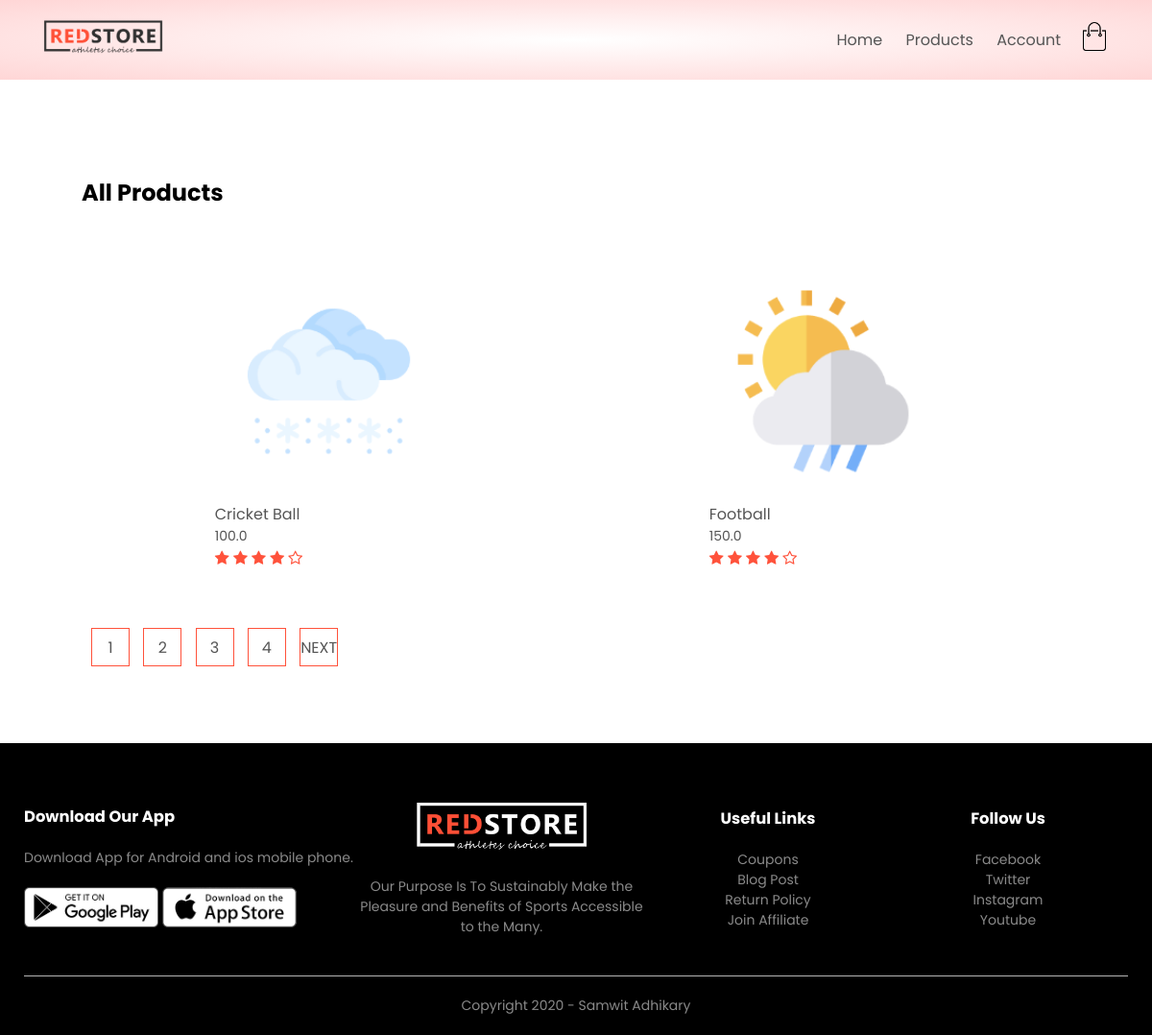
The app's page /product/ with its own data.
### Products_App/models.py (models this page shows, shortened)
class Product(models.Model):
    LIVE=1
    DELETE=0
    DELETE_CHOICES = (
                      (LIVE,'live'),
                      (DELETE,'delete'),
                     )
    title=models.CharField(max_length=200)
    description=models.TextField()
    price=models.FloatField()
    image=models.ImageField(upload_to='product_img/')
    priority=models.IntegerField(default=0)
    delete_status=models.IntegerField(choices=DELETE_CHOICES,default=LIVE)
    created_at=models.DateTimeField(auto_now_add=True)
    updated_at=models.DateTimeField(auto_now=True)

### Products_App/views.py (the view)
# urls.py: path('product/',views.product,name='product'),
def product(request):
    page_value=1
    if request.GET:
     page_value=request.GET.get('page')
    product_list=Product.objects.order_by('priority')
    paginator_obj=Paginator(product_list,2)
    product_page=paginator_obj.get_page(page_value)
    context={
        'items':product_page
            }
    return render(request,'website/product.html',context)

### Products_App/templatetags/custom_filter.py (called while the page is built)
@register.filter(name='chunk') #custom_filter
def chunks(list,chunk_size):
    chunk=[]
    i=0
    for item in list:
        chunk.append(item)
        i+=1
        if(i==chunk_size):
            yield chunk
            chunk=[]
            i=0
    if chunk:
     yield chunk

### templates/website/product.html
{% extends 'website/layout.html' %}
{% block content %}
  {% include 'website/content_split/product_content.html'%}
{% endblock %}

### templates/website/content_split/product_content.html (shortened to what this page needs)
{% load static%}
{% load custom_filter %}
    <div class="small-container">
        <div class="row row-2">
            <h2>All Products</h2>
        </div>
        {% for product in items|chunk:4 %}
        <div class="row">
            {% for data in product %}
            <div class="col-4">
                <a href="{% url 'product_details' data.id %}"><img src="{{data.image.url}}"></a>
                <h4>{{data.title}}</h4>
                <p>{{data.price}}</p>
                <div class="rating">
                    <i class="fa fa-star"></i>
                    <i class="fa fa-star"></i>
                    <i class="fa fa-star"></i>
                    <i class="fa fa-star"></i>
                    <i class="fa fa-star-o"></i>
                </div>
            </div>
            {% endfor %}
        </div>
        {% endfor %}
        <div class="page-btn">
            {% for i in items.paginator.page_range%}
            <a href="?page={{i}}"><span>{{i}}</span></a>
            {% endfor %}
            {% if items.has_next %}
        <a href="?page={{items.next_page_number}}"><span>NEXT</span></a>
        {% endif %}
        </div>
    </div>

### static/css/style.css (style rules this page uses)
* { margin: 0; padding: 0; box-sizing: border-box; }
body { font-family: 'Poppins', sans-serif; }
a { text-decoration: none; color: #555; }
p { color: #555; }
.row { display: flex; align-items: center; flex-wrap: wrap; justify-content: space-around; }
.small-container { max-width: 1080px; margin: auto; padding-left: 25px; padding-right: 25px; }
.col-4 { flex-basis: 25%; padding: 10px; min-width: 200px; margin-bottom: 50px; transition: transform 0.5s; }
.col-4 img { width: 100%; }
h4 { color: #555; font-weight: normal; }
.col-4 p { font-size: 14px; }
.rating .fa { color: #ff523b; }
.row-2 { justify-content: space-between; margin: 100px auto 50px; }
.page-btn { margin: 0 auto 80px; }
.page-btn span { display: inline-block; border: 1px solid #ff523b; margin-left: 10px; width: 40px; height: 40px; text-align: center; line-height: 40px; cursor: pointer; }

### records on screen
Product: image (picture), title "Cricket Ball", price "100.0"
Product: image (picture), title "Football", price "150.0"

### other values on screen
{{ i }} "1" "2" "3" "4"
